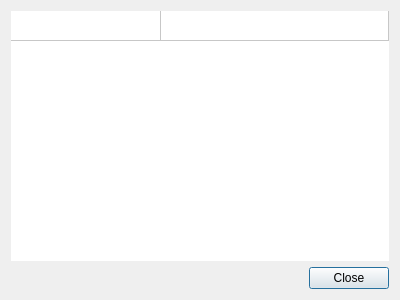
<?xml version="1.0" encoding="UTF-8"?>
<ui version="4.0">
 <class>AboutShortcuts</class>
 <widget class="QDialog" name="AboutShortcuts">
  <property name="geometry">
   <rect>
    <x>0</x>
    <y>0</y>
    <width>400</width>
    <height>300</height>
   </rect>
  </property>
  <property name="windowTitle">
   <string>Shortcuts</string>
  </property>
  <layout class="QVBoxLayout" name="verticalLayout">
   <item>
    <widget class="QTableWidget" name="tableWidget">
     <property name="frameShape">
      <enum>QFrame::NoFrame</enum>
     </property>
     <property name="frameShadow">
      <enum>QFrame::Plain</enum>
     </property>
     <property name="lineWidth">
      <number>0</number>
     </property>
     <property name="verticalScrollBarPolicy">
      <enum>Qt::ScrollBarAlwaysOff</enum>
     </property>
     <property name="horizontalScrollBarPolicy">
      <enum>Qt::ScrollBarAlwaysOff</enum>
     </property>
     <property name="sizeAdjustPolicy">
      <enum>QAbstractScrollArea::AdjustToContents</enum>
     </property>
     <property name="autoScroll">
      <bool>false</bool>
     </property>
     <property name="editTriggers">
      <set>QAbstractItemView::NoEditTriggers</set>
     </property>
     <property name="alternatingRowColors">
      <bool>true</bool>
     </property>
     <property name="selectionMode">
      <enum>QAbstractItemView::NoSelection</enum>
     </property>
     <property name="showGrid">
      <bool>true</bool>
     </property>
     <property name="wordWrap">
      <bool>false</bool>
     </property>
     <property name="rowCount">
      <number>1</number>
     </property>
     <property name="columnCount">
      <number>2</number>
     </property>
     <attribute name="horizontalHeaderVisible">
      <bool>false</bool>
     </attribute>
     <attribute name="horizontalHeaderDefaultSectionSize">
      <number>150</number>
     </attribute>
     <attribute name="horizontalHeaderHighlightSections">
      <bool>false</bool>
     </attribute>
     <attribute name="horizontalHeaderShowSortIndicator" stdset="0">
      <bool>false</bool>
     </attribute>
     <attribute name="horizontalHeaderStretchLastSection">
      <bool>true</bool>
     </attribute>
     <attribute name="verticalHeaderVisible">
      <bool>false</bool>
     </attribute>
     <attribute name="verticalHeaderHighlightSections">
      <bool>false</bool>
     </attribute>
     <row/>
     <column/>
     <column/>
    </widget>
   </item>
   <item>
    <widget class="QDialogButtonBox" name="buttonBox">
     <property name="orientation">
      <enum>Qt::Horizontal</enum>
     </property>
     <property name="standardButtons">
      <set>QDialogButtonBox::Close</set>
     </property>
    </widget>
   </item>
  </layout>
 </widget>
 <resources/>
 <connections>
  <connection>
   <sender>buttonBox</sender>
   <signal>accepted()</signal>
   <receiver>AboutShortcuts</receiver>
   <slot>accept()</slot>
   <hints>
    <hint type="sourcelabel">
     <x>248</x>
     <y>254</y>
    </hint>
    <hint type="destinationlabel">
     <x>157</x>
     <y>274</y>
    </hint>
   </hints>
  </connection>
  <connection>
   <sender>buttonBox</sender>
   <signal>rejected()</signal>
   <receiver>AboutShortcuts</receiver>
   <slot>reject()</slot>
   <hints>
    <hint type="sourcelabel">
     <x>316</x>
     <y>260</y>
    </hint>
    <hint type="destinationlabel">
     <x>286</x>
     <y>274</y>
    </hint>
   </hints>
  </connection>
 </connections>
</ui>
